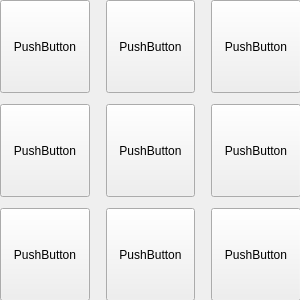
<?xml version="1.0" encoding="UTF-8"?>
<ui version="4.0">
 <class>Form</class>
 <widget class="QWidget" name="Form">
  <property name="geometry">
   <rect>
    <x>0</x>
    <y>0</y>
    <width>300</width>
    <height>300</height>
   </rect>
  </property>
  <property name="sizePolicy">
   <sizepolicy hsizetype="Maximum" vsizetype="Maximum">
    <horstretch>0</horstretch>
    <verstretch>0</verstretch>
   </sizepolicy>
  </property>
  <property name="windowTitle">
   <string>Form</string>
  </property>
  <property name="styleSheet">
   <string notr="true">background-image: url(:/Imagens/Grid3.png);</string>
  </property>
  <widget class="QWidget" name="gridLayoutWidget">
   <property name="geometry">
    <rect>
     <x>0</x>
     <y>0</y>
     <width>301</width>
     <height>301</height>
    </rect>
   </property>
   <layout class="QGridLayout" name="gridLayout">
    <item row="1" column="0">
     <spacer name="verticalSpacer">
      <property name="orientation">
       <enum>Qt::Vertical</enum>
      </property>
      <property name="sizeType">
       <enum>QSizePolicy::Maximum</enum>
      </property>
      <property name="sizeHint" stdset="0">
       <size>
        <width>20</width>
        <height>5</height>
       </size>
      </property>
     </spacer>
    </item>
    <item row="0" column="0">
     <widget class="QPushButton" name="pushButton">
      <property name="sizePolicy">
       <sizepolicy hsizetype="Ignored" vsizetype="Ignored">
        <horstretch>0</horstretch>
        <verstretch>0</verstretch>
       </sizepolicy>
      </property>
      <property name="styleSheet">
       <string notr="true">border-image: url(:/Imagens/Fundo Branco.jpg);</string>
      </property>
      <property name="text">
       <string>PushButton</string>
      </property>
     </widget>
    </item>
    <item row="2" column="0">
     <widget class="QPushButton" name="pushButton_4">
      <property name="sizePolicy">
       <sizepolicy hsizetype="Ignored" vsizetype="Ignored">
        <horstretch>0</horstretch>
        <verstretch>0</verstretch>
       </sizepolicy>
      </property>
      <property name="styleSheet">
       <string notr="true">border-image: url(:/Imagens/Fundo Branco.jpg);</string>
      </property>
      <property name="text">
       <string>PushButton</string>
      </property>
     </widget>
    </item>
    <item row="2" column="2">
     <widget class="QPushButton" name="pushButton_6">
      <property name="sizePolicy">
       <sizepolicy hsizetype="Ignored" vsizetype="Ignored">
        <horstretch>0</horstretch>
        <verstretch>0</verstretch>
       </sizepolicy>
      </property>
      <property name="styleSheet">
       <string notr="true">border-image: url(:/Imagens/Fundo Branco.jpg);</string>
      </property>
      <property name="text">
       <string>PushButton</string>
      </property>
     </widget>
    </item>
    <item row="4" column="0">
     <widget class="QPushButton" name="pushButton_5">
      <property name="sizePolicy">
       <sizepolicy hsizetype="Ignored" vsizetype="Ignored">
        <horstretch>0</horstretch>
        <verstretch>0</verstretch>
       </sizepolicy>
      </property>
      <property name="styleSheet">
       <string notr="true">border-image: url(:/Imagens/Fundo Branco.jpg);</string>
      </property>
      <property name="text">
       <string>PushButton</string>
      </property>
     </widget>
    </item>
    <item row="4" column="4">
     <widget class="QPushButton" name="pushButton_9">
      <property name="sizePolicy">
       <sizepolicy hsizetype="Ignored" vsizetype="Ignored">
        <horstretch>0</horstretch>
        <verstretch>0</verstretch>
       </sizepolicy>
      </property>
      <property name="styleSheet">
       <string notr="true">border-image: url(:/Imagens/Fundo Branco.jpg);</string>
      </property>
      <property name="text">
       <string>PushButton</string>
      </property>
     </widget>
    </item>
    <item row="2" column="4">
     <widget class="QPushButton" name="pushButton_8">
      <property name="sizePolicy">
       <sizepolicy hsizetype="Ignored" vsizetype="Ignored">
        <horstretch>0</horstretch>
        <verstretch>0</verstretch>
       </sizepolicy>
      </property>
      <property name="styleSheet">
       <string notr="true">border-image: url(:/Imagens/Fundo Branco.jpg);</string>
      </property>
      <property name="text">
       <string>PushButton</string>
      </property>
     </widget>
    </item>
    <item row="3" column="0">
     <spacer name="verticalSpacer_2">
      <property name="orientation">
       <enum>Qt::Vertical</enum>
      </property>
      <property name="sizeType">
       <enum>QSizePolicy::Maximum</enum>
      </property>
      <property name="sizeHint" stdset="0">
       <size>
        <width>20</width>
        <height>5</height>
       </size>
      </property>
     </spacer>
    </item>
    <item row="4" column="2">
     <widget class="QPushButton" name="pushButton_7">
      <property name="sizePolicy">
       <sizepolicy hsizetype="Ignored" vsizetype="Ignored">
        <horstretch>0</horstretch>
        <verstretch>0</verstretch>
       </sizepolicy>
      </property>
      <property name="styleSheet">
       <string notr="true">border-image: url(:/Imagens/Fundo Branco.jpg);</string>
      </property>
      <property name="text">
       <string>PushButton</string>
      </property>
     </widget>
    </item>
    <item row="0" column="2">
     <widget class="QPushButton" name="pushButton_2">
      <property name="sizePolicy">
       <sizepolicy hsizetype="Ignored" vsizetype="Ignored">
        <horstretch>0</horstretch>
        <verstretch>0</verstretch>
       </sizepolicy>
      </property>
      <property name="styleSheet">
       <string notr="true">border-image: url(:/Imagens/Fundo Branco.jpg);</string>
      </property>
      <property name="text">
       <string>PushButton</string>
      </property>
     </widget>
    </item>
    <item row="0" column="3">
     <spacer name="horizontalSpacer">
      <property name="orientation">
       <enum>Qt::Horizontal</enum>
      </property>
      <property name="sizeType">
       <enum>QSizePolicy::Maximum</enum>
      </property>
      <property name="sizeHint" stdset="0">
       <size>
        <width>10</width>
        <height>20</height>
       </size>
      </property>
     </spacer>
    </item>
    <item row="0" column="4">
     <widget class="QPushButton" name="pushButton_3">
      <property name="sizePolicy">
       <sizepolicy hsizetype="Ignored" vsizetype="Ignored">
        <horstretch>0</horstretch>
        <verstretch>0</verstretch>
       </sizepolicy>
      </property>
      <property name="styleSheet">
       <string notr="true">border-image: url(:/Imagens/Fundo Branco.jpg);</string>
      </property>
      <property name="text">
       <string>PushButton</string>
      </property>
     </widget>
    </item>
    <item row="0" column="1">
     <spacer name="horizontalSpacer_2">
      <property name="orientation">
       <enum>Qt::Horizontal</enum>
      </property>
      <property name="sizeType">
       <enum>QSizePolicy::Maximum</enum>
      </property>
      <property name="sizeHint" stdset="0">
       <size>
        <width>10</width>
        <height>20</height>
       </size>
      </property>
     </spacer>
    </item>
   </layout>
  </widget>
 </widget>
 <resources>
  <include location="../Imagens/ProjImgs.qrc"/>
 </resources>
 <connections/>
</ui>
